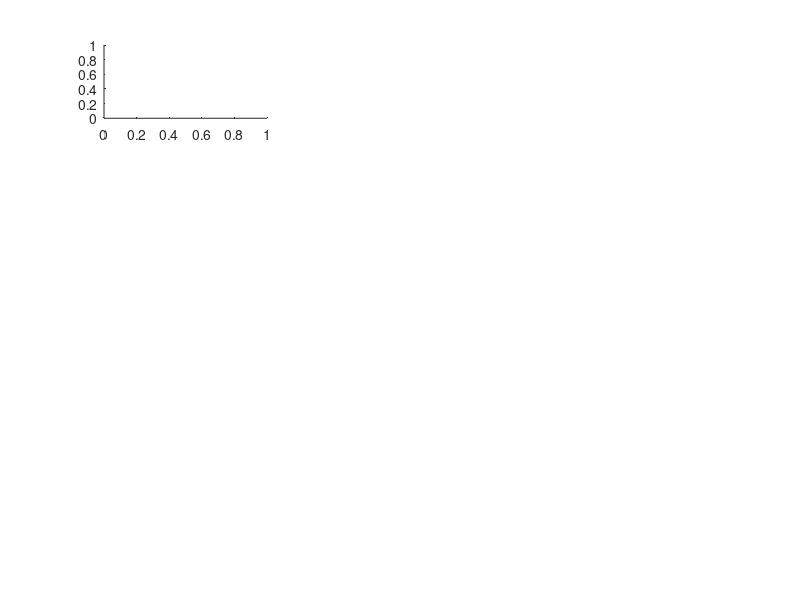

Reproduce this figure in MATLAB. (Note: this script raises an error after producing the figure.)
%  This script generates the PDFs shown in Figure 2.
%
% We analyze the real part of the first component of the vorticity field,
% evaluated at the fixed large-scale wave vector
%   
%       k_* = (\lambda,1,1) 
%
%  and at the fixed time t_*=0.1.
%
% The goal is to compare the statistics of this large-scale Fourier mode
% for several Reynolds numbers and different values of the dimensionless
% temperature theta.
%
% The Reynolds numbers considered are
%
%  Res = [100, 200, 500, 1000, 2000],
%
% while the values of the dimensionless temperature are
%
%  Thetas = {1e-6, 1e-8, 1e-10}.
%
% Each subplot displays a normalized histogram, obtained from the numerical samples
% stored in the corresponding data file.
%
% The rows correspond to increasing Reynolds numbers, emphasizing the
% limit Re -> infinity. The columns correspond to decreasing values of
% theta, emphasizing the zero-noise limit theta -> 0.
%
% For the largest Reynolds number, a Gaussian density with the same mean
% and standard deviation as the numerical data is also plotted for comparison.


Thetas=[1e-10, 1e-8, 1e-6]; % Values of the dimensionless temperature theta used in the simulations.
Res = [100, 200, 500, 1000, 2000]; % Reynolds numbers used to study the approach to the inviscid limit.

% Create a new figure window and define its position and size.
% The vector [1000 1000 1100 1500] specifies:
%   [left bottom width height]
% where width and height are chosen large enough to display a 5-by-3 panel figure.
figure('Position',[1000 1000 1100 1500]); 

n=0; % Counter used to number the subplots sequentially.

% Desired spacing and margins for the manual subplot layout.
% These values are given in normalized figure coordinates.
hspace = 0.0385;   % vertical space between rows of subplots
wspace = 0.04;     % horizontal space between columns of subplots
top = 0.93;        % upper margin of the panel
left = 0.065;      % left margin of the panel
bottom = 0.051;    % lower margin of the panel
right = 0.92;      % right margin of the panel

% Compute the width and height of each subplot.
width  = (right-left - (3-1)*wspace)/3;
height = (top-bottom - (5-1)*hspace)/5;

% Plot the PDFs for each Reynolds number Re and each value of theta.
% The rows (i) correspond to different Reynolds numbers, while the columns
% (j) correspond to different values of the dimensionless temperature theta.
for i=1:5
    for j=1:3
        % Select the Reynolds number and the temperature corresponding
        % to the current row and column.
        Re = Res(i);
        theta = Thetas(j);
        
        n=n+1; % Increase the subplot counter.
        
        % Create the subplot in the default MATLAB position.
        % Its position will be manually adjusted below.
        ax = subplot(5,3,n);
        
        % Construct the name of the file containing the statistical data
        % for the current pair (Re, theta).        
        dirnameEstadistica = ['Data/Irregular_IC/Re=',num2str(Re),'_theta=',num2str(theta),'.mat'];
        
        % Load the variable W from the data file.
        % W contains the samples of the vorticity mode considered here.
        load(dirnameEstadistica,'W');
        
        X=real(W); % Extract the real part of W.
        
        % Plot a normalized histogram of the data.
        % The option 'Normalization','pdf' makes the histogram approximate
        % a probability density function.
        H=histogram(X,'Normalization','pdf');  
        
        % Use the same bin width for all histograms, which allows a fair
        % visual comparison between different values of Re and theta.        
        H.BinWidth = 0.04;

        % Set different vertical axis ranges depending on the Reynolds number.
        % For the first two rows, the PDFs are more concentrated and may reach
        % larger peak values. For the remaining rows, a smaller vertical range
        % makes the broader distributions easier to visualize.
        if i==1 || i==2
            axis([-2  0.5 0 25])
            yticks([0 5 10 15 20 25])
        else
            axis([-2  0.5 0 2])
            yticks([0 0.5 1 1.5 2])
        end
        
        xticks([-2 -1.5 -1 -0.5 0 0.5]);  % Set the same horizontal ticks for all subplots.
        
        % Improve the visual style of the figure.
        set(gcf,'color','w'); % white background           
        set(gca,'LineWidth',1.2); % thicker axes
        set(gca,'FontSize',15,'TickLabelInterpreter','latex'); % LaTeX ticks
        
        % Compute the manual position of the subplot.
        % The position depends on the row index i and the column index j.
        xpos = left + (j-1)*(width+wspace);
        ypos = top - i*height - (i-1)*hspace;
        ax.Position = [xpos ypos width height];  % Assign the manually computed position to the current subplot.
        
        % Add the y-axis label only to the first column to avoid repetition.
        if j == 1
            ylabel('PDF','FontSize',18)
        end
        
        % Add the value of theta on top of each column.
        % This is done only in the first row, since each column corresponds
        % to a fixed value of theta.
        if i == 1
            ylims = ylim; % current y-axis limits
            xlims = xlim; % current x-axis limits
            
            text(mean(xlims), ylims(2), ['$\theta = 10^{',num2str(log10(theta)),'}$'], ...
            'HorizontalAlignment','center', ...
            'VerticalAlignment','bottom','Color',[0 0.6 0],'Interpreter','latex','FontSize',23)

        end

        % For the last row, plot a Gaussian density with the same mean and
        % standard deviation as the numerical data. This provides a visual
        % comparison between the empirical PDF and a normal distribution.
        if i==5
            hold on;
            Media = mean(X); Desv = sqrt(cov(X));
            x=min(X):0.01:max(X);
            Y = normpdf(x,Media,Desv);
        
            plot(x,Y,'LineWidth',2)
            xlabel('$\mathcal{R}e[\omega_1(k_*,t_*)]$','Interpreter','latex','FontSize',20)
        end

        
        % Add the Reynolds number label to the right of the last column.
        % Each row corresponds to one fixed Reynolds number.
        if j == 3
            ax = gca;
            ax.YColor = 'k'; 
            
            % Define the Reynolds number label in scientific notation.
            if i==1
                str = '$Re =  10^2$';
            end
            if i==2
                str = '$Re =  2 \cdot 10^2$';
            end
            if i==3
                str = '$Re = 5 \cdot 10^2$';
            end
            if i==4
                str = '$Re = 10^3$';
            end
            if i==5
                str = '$Re = 2 \cdot 10^3$';
            end
            
            % Place the Reynolds number label outside the right edge
            % of the subplot. The coordinates are normalized with respect
            % to the current axes.
            t = text(ax, 1.05, 0.5, str, ...
                'Units','normalized', ...
                'HorizontalAlignment','center', ...
                'VerticalAlignment','middle', ...
                'Rotation',270, ...
                'Interpreter','latex', ...
                'FontSize',23, ...
                'Color',[1 0.5 0]);   % naranja
        end

    end
end

% -------------------------------------------------------------------------
% Vertical arrow indicating the direction Re -> infinity.
% -------------------------------------------------------------------------

% Coordinates of the vertical arrow in normalized figure units.
x1 = 0.962;  x2 = x1;    
y1 = 0.93+0.015; % upper end of the arrow
y2 = 0.05-0.015; % lower end of the arrow

h = annotation('arrow', [x1 x2], [y1 y2]); % Draw the vertical arrow.

% Set the visual properties of the arrow.
h.Color = [1 0.5 0];  
h.LineWidth = 9; 
h.HeadLength = 28;
h.HeadWidth  = 28;

% Add an invisible full-figure axis to place text in normalized coordinates.
axes('Position',[0 0 1 1],'Visible','off');

% Add the label Re -> infinity next to the vertical arrow.
text(x1+0.02,0.5,'$Re \to \infty$',...
    'Units','normalized','Interpreter','latex','Rotation',270,...
    'Color',[1 0.5 0],'FontSize',30,'FontWeight','bold',...
    'HorizontalAlignment','center','VerticalAlignment','middle')


% -------------------------------------------------------------------------
% Horizontal arrow indicating the direction theta -> 0.
% -------------------------------------------------------------------------

% Coordinates of the horizontal arrow in normalized figure units.
% The arrow goes from right to left because theta decreases from right to left.
x1 = 0.92+0.02;  % right end of the arrow
x2 = 0.052-0.02; % left end of the arrow
y1 = 0.962; y2 = y1;

h = annotation('arrow', [x1 x2], [y1 y2]); % Draw the horizontal arrow.

% Set the visual properties of the arrow.
h.Color = [0 0.6 0];   % naranja (RGB: [R G B])
h.LineWidth = 9; 
h.HeadLength = 28;
h.HeadWidth  = 28;

% Compute the midpoint of the horizontal arrow.
xm = (x1+x2)/2;
ym = (y1+y2)/2+0.015;


% Add an invisible axis at the midpoint of the arrow to place the text label.
axes('Position',[xm ym 0 0],'Visible','off'); 

% Add the label theta -> 0 above the horizontal arrow.
text(0.5,0.5,'$\theta \to 0$',...
    'Units','normalized','Interpreter','latex','Rotation',0,...
    'Color',[0 0.6 0],'FontSize',30,'FontWeight','bold',...
    'HorizontalAlignment','center','VerticalAlignment','middle')


% Export the figure in EPS format if needed.
% print('ICI','-depsc');
